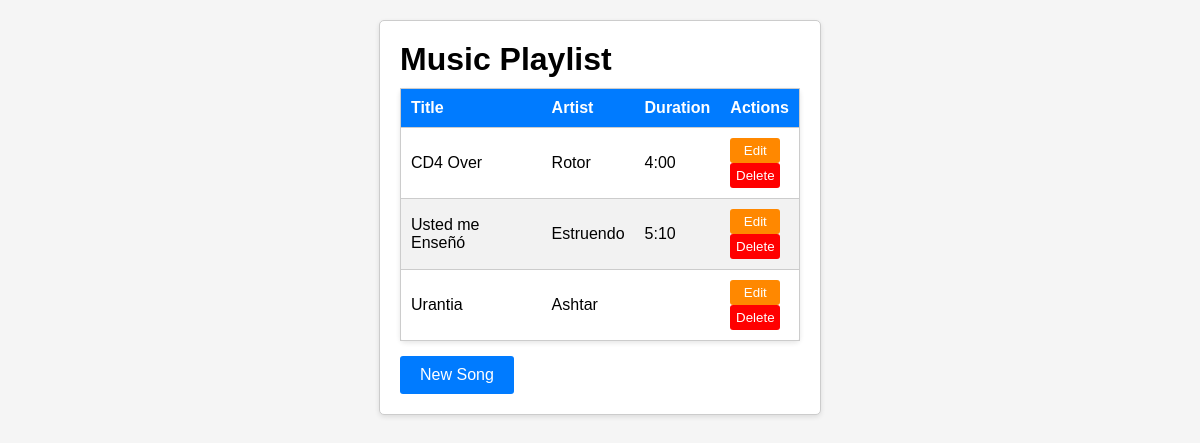
Before: / with the older database file.
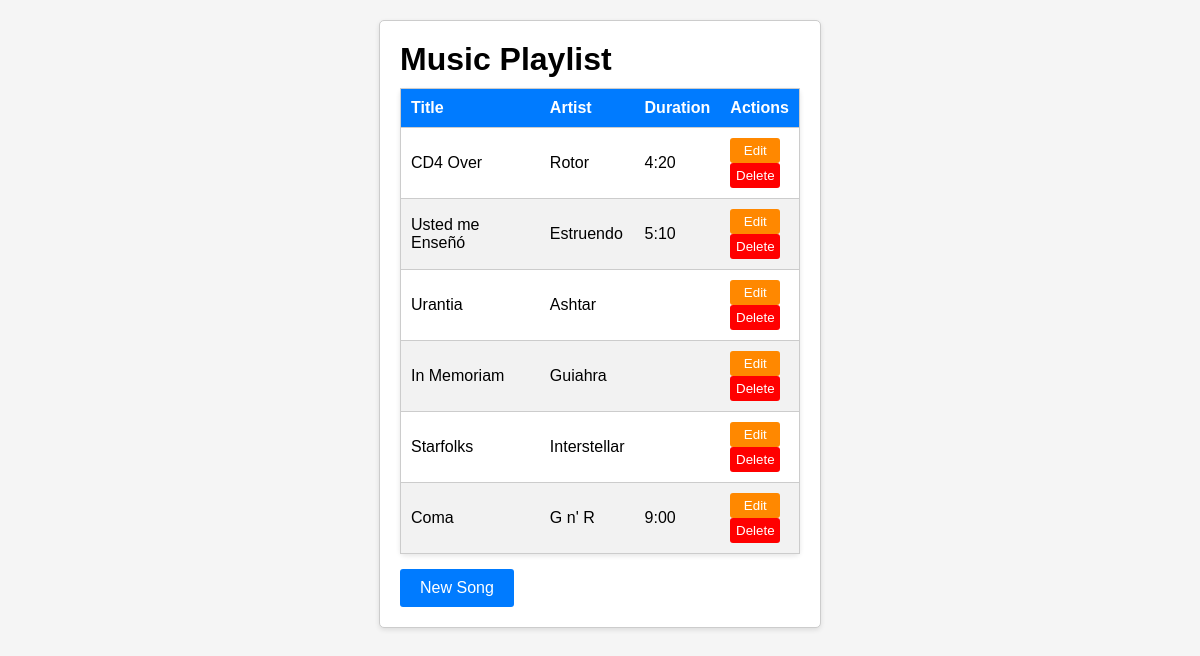
After: the same page with the newer database file.
### db/db.py (models this page shows)
class Song(db.Model):
    id = db.Column(db.Integer, primary_key=True)
    title = db.Column(db.String(100), nullable=False)
    artist = db.Column(db.String(100))
    duration = db.Column(db.String(10))

### app.py (the view)
@app.route('/')
def index():
    songs = Song.query.all()  # Retrieve all songs from the database
    return render_template('index.html', songs=songs)

### templates/index.html (shortened to what this page needs)
<!DOCTYPE html>
<html lang="en">
<head>
    <link rel="stylesheet" href="{{ url_for('static', filename='css/styles.css') }}">
</head>
<body>
    <div class="container">
        <h1>Music Playlist</h1>
        <table class="song-table">
            <thead>
                <tr>
                    <th>Title</th>
                    <th>Artist</th>
                    <th>Duration</th>
                    <th>Actions</th>
                </tr>
            </thead>
            <tbody>
                {% for song in songs %}
                    <tr>
                        <td>{{ song.title }}</td>
                        <td>{{ song.artist }}</td>
                        <td>{{ song.duration }}</td>
                        <td>
                            <form action="/edit_song/{{ song.id }}" method="GET">
                                <button type="submit" class="manage-button edit-button">Edit</button>
                            </form>
                            <form action="/delete_song/{{ song.id }}" method="POST" onsubmit="return confirmDelete('{{ song.title }}');">
                                <button type="submit" class="manage-button delete-button">Delete</button>
                            </form>
                        </td>
                    </tr>
                {% endfor %}
            </tbody>
        </table>
        <a class="song-button" href="/add_song">New Song</a>
    </div>
</body>
</html>

### static/css/styles.css (style rules this page uses)
body, h1, form { margin: 0; padding: 0; }
h1 { margin-bottom: 10px; }
body { font-family: Arial, sans-serif; background-color: #f5f5f5; padding: 20px; }
.song-table { width: 100%; border-collapse: collapse; margin-bottom: 15px; background-color: #fff; border: 1px solid #ccc; border-radius: 5px; box-shadow: 0 2px 5px rgba(0, 0, 0, 0.1); }
.song-table th { background-color: #007bff; color: #fff; padding: 10px; text-align: left; }
.song-table td { padding: 10px; border-top: 1px solid #ccc; }
.song-table tr:nth-child(even) { background-color: #f2f2f2; }
.container { width: 400px; margin: 0 auto; background-color: #fff; border: 1px solid #ccc; padding: 20px; border-radius: 5px; box-shadow: 0 2px 5px rgba(0, 0, 0, 0.1); }
.song-button { background-color: #007bff; color: #fff; padding: 10px 20px; border: none; border-radius: 3px; cursor: pointer; transition: background-color 0.3s ease-in-out; text-decoration: none; display: inline-block; }
.manage-button { width: 50px; text-align: center; color: #fff; padding: 5px 0; border: none; border-radius: 3px; cursor: pointer; transition: background-color 0.3s ease-in-out; text-decoration: none; display: inline-block; }
.delete-button { background-color: #ff0000; }
.edit-button { background-color: #ff8800; }

Changed rows visible on the page:
changed Song "CD4 Over": duration "4:00" → "4:20"
added Song: title "In Memoriam", artist "Guiahra"
added Song: title "Starfolks", artist "Interstellar"
added Song: title "Coma", artist "G n' R", duration "9:00"
